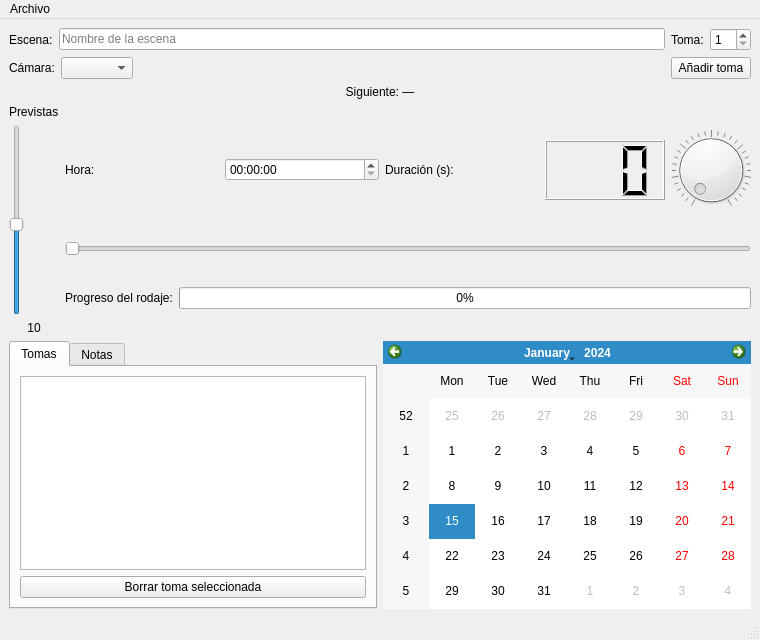
<?xml version="1.0" encoding="UTF-8"?>
<ui version="4.0">
 <class>MainWindow</class>
 <widget class="QMainWindow" name="MainWindow">
  <property name="geometry">
   <rect>
    <x>0</x>
    <y>0</y>
    <width>760</width>
    <height>640</height>
   </rect>
  </property>
  <property name="windowTitle">
   <string>Planificador de rodaje</string>
  </property>
  <widget class="QWidget" name="centralwidget">
   <layout class="QVBoxLayout" name="verticalLayout_12">
    <item>
     <layout class="QHBoxLayout" name="horizontalLayout_1">
      <item>
       <widget class="QLabel" name="lblEscena">
        <property name="text">
         <string>Escena:</string>
        </property>
       </widget>
      </item>
      <item>
       <widget class="QLineEdit" name="editEscena">
        <property name="placeholderText">
         <string>Nombre de la escena</string>
        </property>
        <property name="maxLength">
         <number>30</number>
        </property>
       </widget>
      </item>
      <item>
       <widget class="QLabel" name="lblToma">
        <property name="text">
         <string>Toma:</string>
        </property>
       </widget>
      </item>
      <item>
       <widget class="QSpinBox" name="spinToma">
        <property name="minimum">
         <number>1</number>
        </property>
        <property name="maximum">
         <number>99</number>
        </property>
       </widget>
      </item>
     </layout>
    </item>
    <item>
     <layout class="QHBoxLayout" name="horizontalLayout_3">
      <item>
       <widget class="QLabel" name="lblCamara">
        <property name="text">
         <string>Cámara:</string>
        </property>
       </widget>
      </item>
      <item>
       <widget class="QComboBox" name="comboCamara"/>
      </item>
      <item>
       <spacer name="horizontalSpacer_2">
        <property name="orientation">
         <enum>Qt::Orientation::Horizontal</enum>
        </property>
        <property name="sizeHint" stdset="0">
         <size>
          <width>40</width>
          <height>20</height>
         </size>
        </property>
       </spacer>
      </item>
      <item>
       <widget class="QPushButton" name="btnAnadir">
        <property name="text">
         <string>Añadir toma</string>
        </property>
       </widget>
      </item>
     </layout>
    </item>
    <item>
     <widget class="QLabel" name="lblResumen">
      <property name="text">
       <string>Siguiente: —</string>
      </property>
      <property name="alignment">
       <set>Qt::AlignmentFlag::AlignCenter</set>
      </property>
     </widget>
    </item>
    <item>
     <layout class="QHBoxLayout" name="horizontalLayout_8" stretch="0,1">
      <item>
       <layout class="QVBoxLayout" name="verticalLayout_4">
        <item>
         <widget class="QLabel" name="lblPrevistas">
          <property name="text">
           <string>Previstas</string>
          </property>
         </widget>
        </item>
        <item>
         <widget class="QSlider" name="sliderPrevistas">
          <property name="orientation">
           <enum>Qt::Orientation::Vertical</enum>
          </property>
          <property name="minimum">
           <number>1</number>
          </property>
          <property name="maximum">
           <number>20</number>
          </property>
          <property name="value">
           <number>10</number>
          </property>
         </widget>
        </item>
        <item>
         <widget class="QLabel" name="lblNumPrevistas">
          <property name="text">
           <string>10</string>
          </property>
          <property name="alignment">
           <set>Qt::AlignmentFlag::AlignCenter</set>
          </property>
         </widget>
        </item>
       </layout>
      </item>
      <item>
       <layout class="QVBoxLayout" name="verticalLayout_7">
        <item>
         <layout class="QHBoxLayout" name="horizontalLayout_5">
          <item>
           <widget class="QLabel" name="lblHora">
            <property name="text">
             <string>Hora:</string>
            </property>
           </widget>
          </item>
          <item>
           <widget class="QTimeEdit" name="timeHora"/>
          </item>
          <item>
           <widget class="QLabel" name="lblDuracion">
            <property name="text">
             <string>Duración (s):</string>
            </property>
           </widget>
          </item>
          <item>
           <widget class="QLCDNumber" name="lcdDuracion">
            <property name="digitCount">
             <number>3</number>
            </property>
            <property name="maximumSize">
             <size>
              <width>120</width>
              <height>60</height>
             </size>
            </property>
           </widget>
          </item>
          <item>
           <widget class="QDial" name="dialDuracion">
            <property name="maximum">
             <number>120</number>
            </property>
            <property name="notchesVisible">
             <bool>true</bool>
            </property>
            <property name="maximumSize">
             <size>
              <width>80</width>
              <height>80</height>
             </size>
            </property>
           </widget>
          </item>
         </layout>
        </item>
        <item>
         <widget class="QSlider" name="sliderDuracion">
          <property name="orientation">
           <enum>Qt::Orientation::Horizontal</enum>
          </property>
          <property name="maximum">
           <number>120</number>
          </property>
         </widget>
        </item>
        <item>
         <layout class="QHBoxLayout" name="horizontalLayout_6">
          <item>
           <widget class="QLabel" name="lblProgreso">
            <property name="text">
             <string>Progreso del rodaje:</string>
            </property>
           </widget>
          </item>
          <item>
           <widget class="QProgressBar" name="barraProgreso">
            <property name="value">
             <number>0</number>
            </property>
           </widget>
          </item>
         </layout>
        </item>
       </layout>
      </item>
     </layout>
    </item>
    <item>
     <layout class="QHBoxLayout" name="horizontalLayout_11" stretch="1,1">
      <item>
       <widget class="QTabWidget" name="tabs">
        <widget class="QWidget" name="tabTomas">
         <attribute name="title">
          <string>Tomas</string>
         </attribute>
         <layout class="QVBoxLayout" name="verticalLayout_9">
          <item>
           <widget class="QListWidget" name="listaTomas"/>
          </item>
          <item>
           <widget class="QPushButton" name="btnBorrarToma">
            <property name="text">
             <string>Borrar toma seleccionada</string>
            </property>
           </widget>
          </item>
         </layout>
        </widget>
        <widget class="QWidget" name="tabNotas">
         <attribute name="title">
          <string>Notas</string>
         </attribute>
         <layout class="QVBoxLayout" name="verticalLayout_10">
          <item>
           <widget class="QTextEdit" name="textNotas">
            <property name="placeholderText">
             <string>Notas del rodaje...</string>
            </property>
           </widget>
          </item>
          <item>
           <widget class="QLabel" name="lblCaracteres">
            <property name="text">
             <string>0 caracteres</string>
            </property>
           </widget>
          </item>
         </layout>
        </widget>
       </widget>
      </item>
      <item>
       <widget class="QCalendarWidget" name="calendario">
        <property name="gridVisible">
         <bool>false</bool>
        </property>
       </widget>
      </item>
     </layout>
    </item>
   </layout>
  </widget>
  <widget class="QMenuBar" name="menubar">
   <widget class="QMenu" name="menuArchivo">
    <property name="title">
     <string>Archivo</string>
    </property>
    <addaction name="actionSalir"/>
   </widget>
   <addaction name="menuArchivo"/>
  </widget>
  <widget class="QStatusBar" name="statusbar"/>
  <action name="actionSalir">
   <property name="text">
    <string>Salir</string>
   </property>
  </action>
 </widget>
 <resources/>
 <connections/>
</ui>
